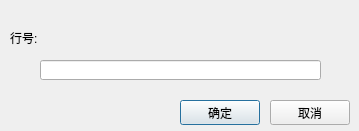
<?xml version="1.0" encoding="UTF-8"?>
<ui version="4.0">
 <class>Dialog</class>
 <widget class="QDialog" name="Dialog">
  <property name="geometry">
   <rect>
    <x>0</x>
    <y>0</y>
    <width>359</width>
    <height>131</height>
   </rect>
  </property>
  <property name="windowTitle">
   <string>Dialog</string>
  </property>
  <widget class="QPushButton" name="btnOk">
   <property name="geometry">
    <rect>
     <x>180</x>
     <y>100</y>
     <width>80</width>
     <height>25</height>
    </rect>
   </property>
   <property name="text">
    <string>确定</string>
   </property>
  </widget>
  <widget class="QPushButton" name="btnCancel">
   <property name="geometry">
    <rect>
     <x>270</x>
     <y>100</y>
     <width>80</width>
     <height>25</height>
    </rect>
   </property>
   <property name="text">
    <string>取消</string>
   </property>
  </widget>
  <widget class="QLabel" name="label">
   <property name="geometry">
    <rect>
     <x>10</x>
     <y>30</y>
     <width>321</width>
     <height>16</height>
    </rect>
   </property>
   <property name="text">
    <string>行号:</string>
   </property>
  </widget>
  <widget class="QLineEdit" name="edtLine">
   <property name="geometry">
    <rect>
     <x>40</x>
     <y>60</y>
     <width>281</width>
     <height>20</height>
    </rect>
   </property>
  </widget>
 </widget>
 <resources/>
 <connections/>
</ui>
